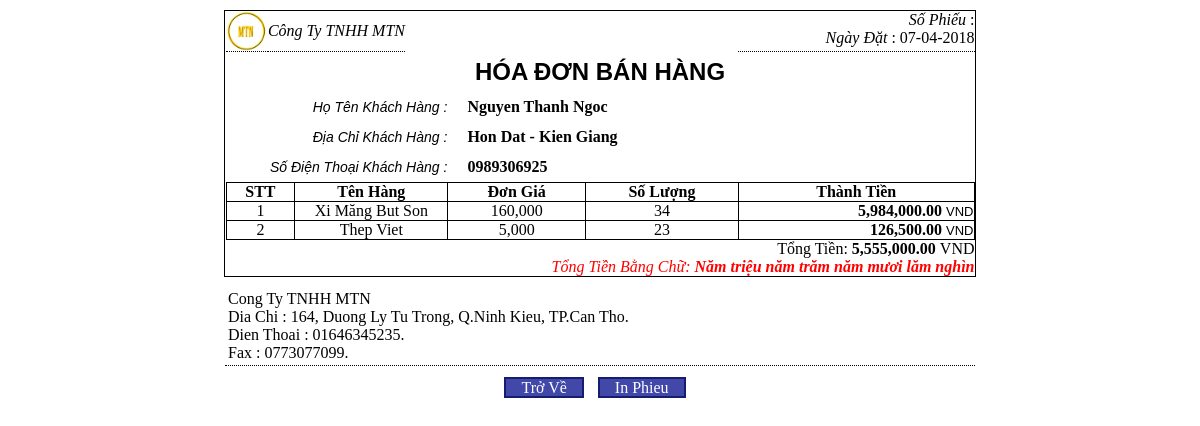
Screenshot of /inhoadon.php?ma_hd=10 with the database file from the repository.
### tables this page shows
CREATE TABLE IF NOT EXISTS `hoa_don` (
  `ma_hd` int(11) NOT NULL AUTO_INCREMENT,
  `ho_ten_kh` varchar(100) NOT NULL,
  `dia_chi_kh` text NOT NULL,
  `sdt_kh` varchar(13) NOT NULL,
  `ngay_lap` date NOT NULL,
  `ma_nv` varchar(10) NOT NULL,
  `tong_tien` double NOT NULL,
  PRIMARY KEY (`ma_hd`)
);

CREATE TABLE IF NOT EXISTS `chi_tiet_hd` (
  `ma_hd` varchar(10) NOT NULL,
  `ma_hang` int(11) NOT NULL,
  `so_luong` int(11) NOT NULL,
  `don_gia` int(11) NOT NULL,
  PRIMARY KEY (`ma_hd`,`ma_hang`)
);

CREATE TABLE IF NOT EXISTS `mat_hang` (
  `ma_hang` int(11) NOT NULL AUTO_INCREMENT,
  `ma_loai` int(11) NOT NULL,
  `ten_hang` text NOT NULL,
  `nhan_hieu` text NOT NULL,
  `han_su_dung` date NOT NULL,
  `quy_cach` text NOT NULL,
  `don_vi_tinh` text NOT NULL,
  `ma_kho` varchar(10) NOT NULL,
  `ma_ncc` int(11) NOT NULL,
  `ngay_nhap` date NOT NULL,
  `don_gia` double NOT NULL,
  `hinh_anh` text NOT NULL,
  PRIMARY KEY (`ma_hang`)
);

### doctien.php (called while the page is built, shortened)
<?php
$mangso = array('không','một','hai','ba','bốn','năm','sáu','bảy','tám','chín');
	function dochangchuc($so,$daydu){
		global $mangso;
		$chuoi = "";
		$chuc = floor($so/10);
		$donvi = $so%10;
		if ($chuc>1) {
			$chuoi = " " . $mangso[$chuc] . " mươi";
		} else if ($chuc==1) {
			$chuoi = " mười";
			if ($donvi==1) {
				$chuoi .= " một";
			}
		} else if ($daydu && $donvi>0) {
			$chuoi = " linh";
		}
		if ($donvi==5 && $chuc>1) {
			$chuoi .= " lăm";
		} else if ($donvi>1||($donvi==1&&chuc==0)) {
			$chuoi .= " " . $mangso[$donvi];
		}
		return $chuoi;
	}
	function docblock($so,$daydu){
		global $mangso;
		$chuoi = "";
		$tram = floor($so/100);
		$so = $so%100;
		if ($daydu || $tram>0) {
			$chuoi = " " . $mangso[$tram] . " trăm";
			$chuoi .= dochangchuc($so,true);
		} else {
			$chuoi = dochangchuc($so,false);
		}
		return $chuoi;
	}
	function dochangtrieu($so,$daydu){
		$chuoi = "";
		$trieu = floor($so/1000000);
		$so = $so%1000000;
		if ($trieu>0) {
			$chuoi = docblock($trieu,$daydu) . " triệu";
			$daydu = true;
		}
		$nghin = floor($so/1000);
		if ($nghin>0) {
			$chuoi .= docblock($nghin,$daydu) . " nghìn";
		}
		return $chuoi;
	}
	function docso($so){
		$chuoi = "";
		$hauto = "";
		do {
			$ty = $so%1000000000;
			$so = floor($so/1000000000);
			if ($so>0) {
				$chuoi = dochangtrieu($ty,true) . $hauto . $chuoi;
			} else {
				$chuoi = dochangtrieu($ty,false) . $hauto . $chuoi;
			}
			$hauto = " tỷ";
		} while ($so>0);
		return ucfirst(trim($chuoi));
	}
?>

### inhoadon.php (the view, shortened to what this page needs)
<!DOCTYPE html PUBLIC "-//W3C//DTD XHTML 1.0 Transitional//EN" "http://www.w3.org/TR/xhtml1/DTD/xhtml1-transitional.dtd">
<html xmlns="http://www.w3.org/1999/xhtml">
<head>
<link rel="stylesheet" type="text/css" href="style.css">
</head>
<?php
	require("doctien.php");
    $id_pg=$_GET['ma_hd'];
	$str1="select ho_ten_kh,dia_chi_kh,sdt_kh,tong_tien from hoa_don where ma_hd='$id_pg'";
	$sql1=mysql_query($str1);
	$row=mysql_fetch_assoc($sql1);
	$str2="select b.ten_hang, b.don_gia, a.so_luong from chi_tiet_hd a, mat_hang b where a.ma_hang=b.ma_hang and a.ma_hd='$id_pg'";
	$sql2=mysql_query($str2);
?>
<body>
<div style="margin:10px auto;border:1px solid #000000;width:750px;">
<table width="749" border="0" cellpadding="0" cellspacing="0" align="center">
<tr>
	<td colspan="2" valign="top"><div><table border=0 cellpadding=0 cellspacing=0><tr><td style="border-bottom:1px dotted #000000;"><img src="images/logo.png" height=40></td><td style="border-bottom:1px dotted #000000;"><i>C&ocirc;ng Ty TNHH MTN </i></td></tr></table></div></td>
    <td colspan="2"></td>
    <td width="227" valign="top" align="right" style="border-bottom:1px dotted #000000;"><i>S&#7889; Phi&#7871;u </i>: <?php echo $row['ma_hd'];?><br/>
    <i>Ng&agrave;y &#272;&#7863;t </i>: <?php date_default_timezone_set('UTC');  echo date('d-m-Y')?> </td>
  </tr>
<tr height="40px">
	<td colspan="5"><div align="center" class="style1">HÓA ĐƠN BÁN HÀNG</div></td>
  </tr>
<tr style="height:30px;">
	<td colspan="2"><div align="right" style="font-family:sans-serif;font-size:14px;font-style:italic;">H&#7885; T&ecirc;n Kh&aacute;ch H&agrave;ng : </div></td>
    <td colspan="3" style="padding-left:20px;"><b> <?php echo ucwords($row['ho_ten_kh']);?></b></td>
  </tr>
<tr style="height:30px;">
  <td colspan="2"><div align="right" style="font-family:sans-serif;font-size:14px;font-style:italic;">&#272;&#7883;a Ch&#7881; Kh&aacute;ch H&agrave;ng : </div></td>
  <td colspan="3" style="padding-left:20px;"><b> <?php echo ucwords($row['dia_chi_kh']);?></b></td>
</tr>
<tr style="height:30px;">
  <td colspan="2"><div align="right" style="font-family:sans-serif;font-size:14px;font-style:italic;">S&#7889; &#272;i&#7879;n Tho&#7841;i Kh&aacute;ch H&agrave;ng : </div></td>
  <td colspan="3" style="padding-left:20px;"><b> <?php echo $row['sdt_kh'];?></b></td>
</tr>
<tr>
  <td width="65" style="border-bottom:1px solid #000000;border-top:1px solid #000000;border-left:1px solid #000000;"><div align="center"><strong>STT</strong></div></td>
  <td width="146" style="border-bottom:1px solid #000000;border-top:1px solid #000000;border-left:1px solid #000000;"><div align="center"><strong>T&ecirc;n H&agrave;ng </strong></div></td>
  <td width="131" style="border-bottom:1px solid #000000;border-top:1px solid #000000;border-left:1px solid #000000;"><div align="center"><strong>&#272;&#417;n Gi&aacute; </strong></div></td>
  <td width="146" style="border-bottom:1px solid #000000;border-top:1px solid #000000;border-left:1px solid #000000;"><div align="center"><strong>S&#7889; L&#432;&#7907;ng </strong></div></td>
  <td style="border-bottom:1px solid #000000;border-top:1px solid #000000;border-right:1px solid #000000;border-left:1px solid #000000;"><div align="center"><strong>Th&agrave;nh Ti&#7873;n </strong></div></td>
</tr>
<?php
	$stt=0;
	while($rows=mysql_fetch_assoc($sql2))
	{
	$stt++;
	$thanh_tien1=$rows['don_gia']*$rows['so_luong'];
	$thanh_tien=$thanh_tien1+$thanh_tien1*0.1;
	  echo "<tr>
	  <td width='65' style='border-bottom:1px solid #000000;border-left:1px solid #000000;'><div align='center'>".$stt."</div></td>
	  <td width='146' style='border-bottom:1px solid #000000;border-left:1px solid #000000;'><div align='center'>".$rows['ten_hang']."</div></td>
	  <td width='131' style='border-bottom:1px solid #000000;border-left:1px solid #000000;'><div align='center'>".number_format($rows['don_gia'])."</div></td>
	  <td width='146' style='border-bottom:1px solid #000000;border-left:1px solid #000000;'><div align='center'>".$rows['so_luong']."</div></td>
	  <td style='border-bottom:1px solid #000000;border-left:1px solid #000000;border-right:1px solid #000000;'><div align='right'><b>".number_format($thanh_tien,2)."</b> <span style='font-family:sans-serif;font-size:13px;'> VND</span></div></td>
	  </tr>";
	}
?>
<tr>
  <td colspan="5"><div align="right">Tổng Tiền: <b><?php echo number_format($row['tong_tien'],2);?> </b>VND</div></td>
  </tr>
  <tr>
  <td colspan="5" align="right"><i style="color:red;">Tổng Tiền Bằng Chữ: <b><?php echo docso($row['tong_tien']);?></b></i></td>
  </tr>
</table>
</div>
<div style="margin:10px auto;width:750px;border-bottom:1px dotted #000000;"><table><tr><td>Cong Ty TNHH MTN<br>Dia Chi : 164, Duong Ly Tu Trong, Q.Ninh Kieu, TP.Can Tho.<br>Dien Thoai : 01646345235.<br>Fax : 0773077099.</td></tr></table></div>
<?php
	if(!$_GET['print'])
	{
		echo"<div style='text-align: center;'><table align='center'><tr><td><a href='hoadonbanhang.php' style='padding: 0px 15px 0px 15px;background:#4148a8;border:2px solid #161c71;color:#ffffff;text-decoration:none;margin-right:10px;'>Trở Về</a></td><td><a href='inhoadon.php?ma_hd=".$id_pg."&print=true' target='_blank' style='padding: 0px 15px 0px 15px;background:#4148a8;border:2px solid #161c71;color:#ffffff;text-decoration:none;margin-right:10px;'>In Phieu</a></td></tr></table></div>";
	}
	else
	{
		echo"<div style='text-align: center;'><table align='center'><tr><td><a href='javascript:window.print();' style='padding: 0px 15px 0px 15px;background:#4148a8;border:2px solid #161c71;color:#ffffff;text-decoration:none;margin-right:10px;'>In Phieu</a></td></tr></table></div>";
	}
?>
</body>
</html>

### rows the page displays
hoa_don: ho_ten_kh "Nguyen Thanh Ngoc", dia_chi_kh "Hon Dat - Kien Giang", sdt_kh "0989306925", tong_tien "5,555,000.00", tong_tien "Năm triệu năm trăm năm mươi lăm nghìn"
chi_tiet_hd: mat_hang.ten_hang "Xi Măng But Son", mat_hang.don_gia "160,000", so_luong "34", so_luong.don_gia "5,984,000.00"
chi_tiet_hd: mat_hang.ten_hang "Thep Viet", mat_hang.don_gia "5,000", so_luong "23", so_luong.don_gia "126,500.00"
